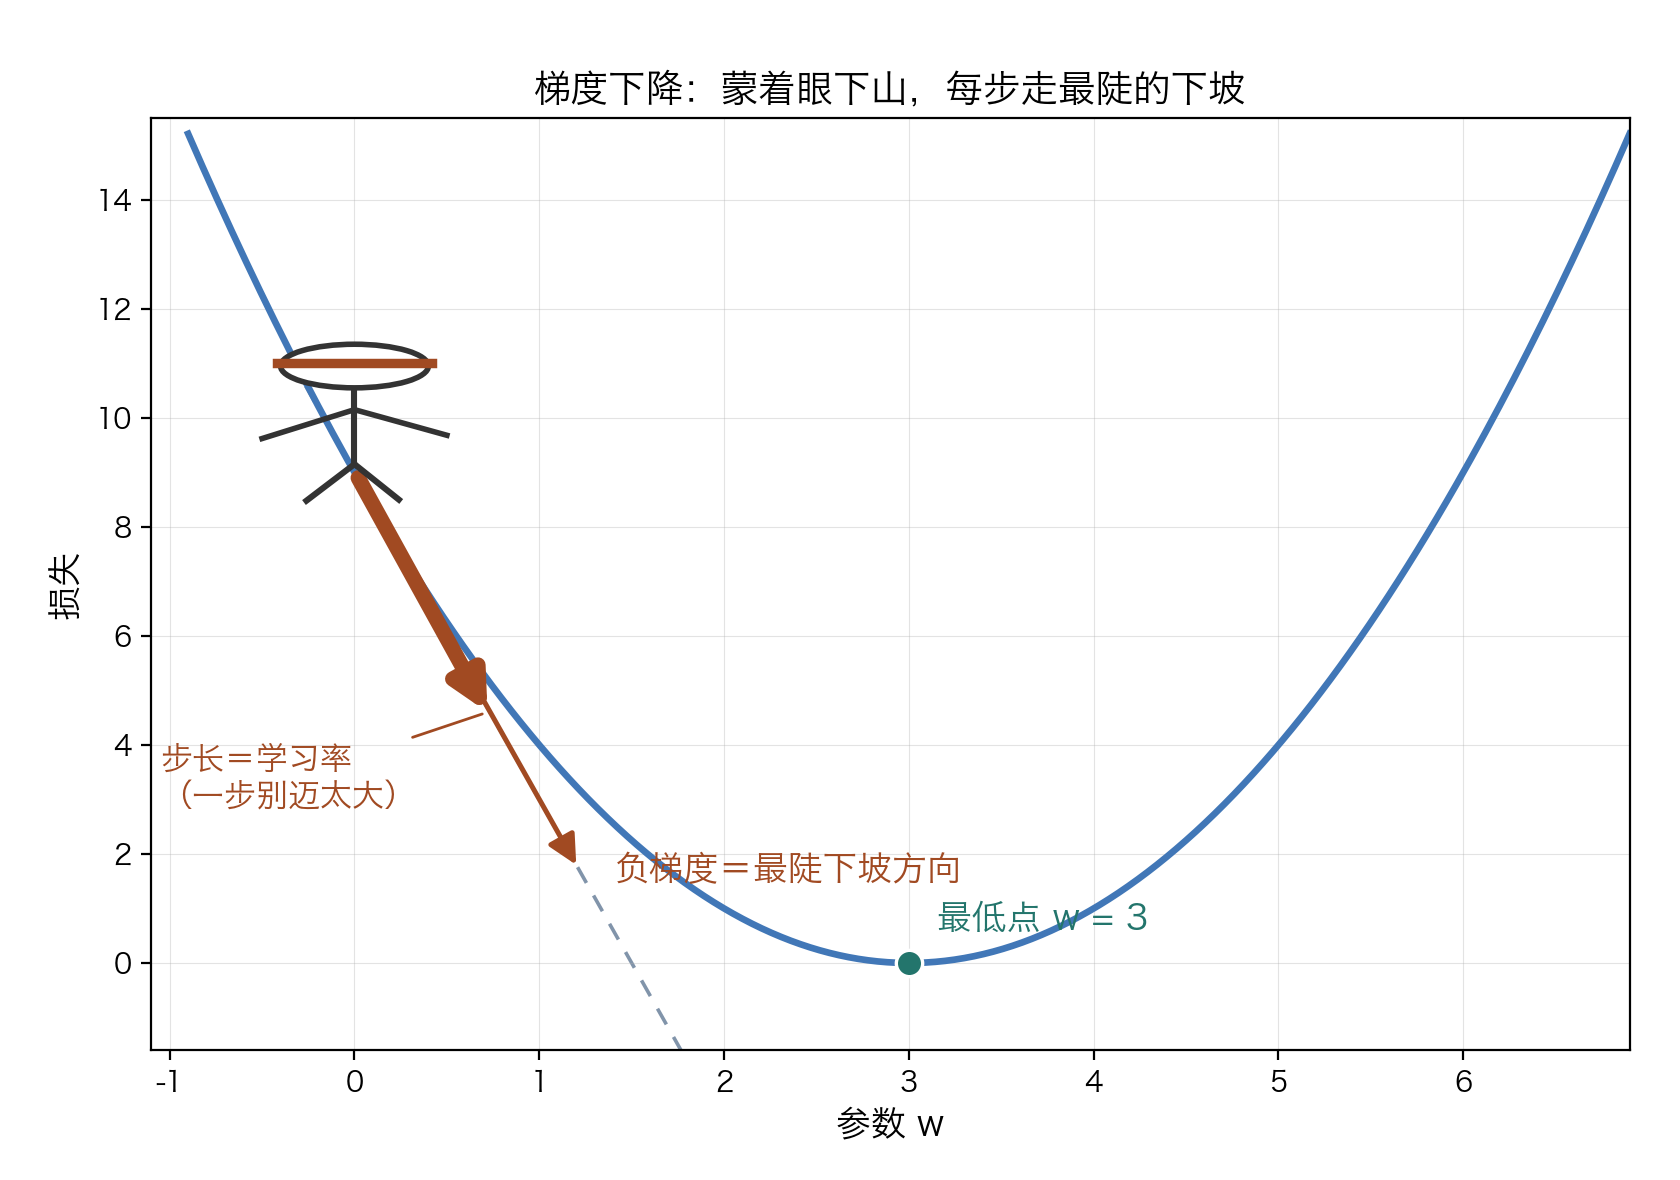

This figure's Python source:
# 第 3 讲配图：梯度下降的"下山"比喻（用于"梯度下降"引入页）
# 数据：损失曲线 L(w) = (w − 3)²（与 03a notebook 手算同一例子，示意曲线）
#
# 教学数字手算验证：
#   L'(w) = 2(w − 3)，L'(0) = −6 < 0  ->  负梯度方向 = +6，即 w 增大（向右下坡）
#   学习率 η = 0.1 时一步更新：w₁ = 0 − 0.1 × (−6) = 0.6，L(0.6) = (0.6−3)² = 5.76 < 9 = L(0)
#   谷底：L'(3) = 0  ->  w = 3 是最低点，L(3) = 0
from pathlib import Path

import matplotlib.pyplot as plt
import numpy as np
from matplotlib.patches import Circle, FancyArrowPatch

# 中文字体（照抄 03a-gradient-descent.ipynb cell#8）：macOS PingFang SC + 回退链
plt.rcParams["font.sans-serif"] = ["PingFang SC", "Hiragino Sans GB", "Microsoft YaHei",
                                   "Arial Unicode MS", "DejaVu Sans"]
plt.rcParams["axes.unicode_minus"] = False

BLUE, ORANGE, GREEN, GRAY = "#4177b7", "#a14a22", "#23756c", "#8194aa"

grid = np.linspace(-0.9, 6.9, 300)
L = (grid - 3) ** 2

fig, ax = plt.subplots(figsize=(8.4, 5.9))
fig.subplots_adjust(left=0.09, right=0.97, top=0.90, bottom=0.11)

ax.plot(grid, L, color=BLUE, lw=2.4, zorder=2)

# 谷底：w = 3（L' = 0）
ax.scatter([3], [0], s=90, color=GREEN, edgecolors="white", linewidths=1.2, zorder=4)
ax.annotate("最低点 w = 3", (3, 0), textcoords="offset points", xytext=(10, 12),
            fontsize=12.5, color=GREEN, weight="bold")

# w = 0 处的切线（斜率 L'(0) = −6）：方向即负梯度方向
tw = np.array([-0.35, 1.8])
ax.plot(tw, 9 - 6 * tw, color=GRAY, lw=1.3, linestyle=(0, (5, 4)), zorder=1)

# 长箭头：沿切线向下的方向（负梯度）
ax.add_patch(FancyArrowPatch((0.02, 8.9), (1.2, 1.8), arrowstyle="-|>",
                             mutation_scale=22, color=ORANGE, lw=1.8,
                             shrinkA=0, shrinkB=0, zorder=3))
# 粗短箭头：实际迈出的一步（步长 = 学习率），止于方向路径中途
ax.add_patch(FancyArrowPatch((0.02, 8.9), (0.72, 4.6), arrowstyle="-|>",
                             mutation_scale=26, color=ORANGE, lw=5.5,
                             shrinkA=0, shrinkB=0, zorder=4))

ax.annotate("负梯度＝最陡下坡方向", (1.2, 1.8), textcoords="offset points",
            xytext=(14, -6), fontsize=12.5, color=ORANGE, weight="bold")
ax.annotate("步长＝学习率\n（一步别迈太大）", (0.72, 4.6), textcoords="offset points",
            xytext=(-118, -34), fontsize=11.5, color=ORANGE,
            arrowprops=dict(arrowstyle="-", color=ORANGE, lw=1.0))

# 小人（简笔）：蒙眼（眼上一条布带），站在 w = 0 的山坡上（曲线点 (0, 9)）
fx, fy = 0.0, 9.0
ax.plot([fx, fx], [fy + 0.15, fy + 1.5], color="#333333", lw=2.2, zorder=5)   # 身体
ax.add_patch(Circle((fx, fy + 1.95), 0.4, fc="white", ec="#333333", lw=2.0, zorder=5))  # 头
ax.plot([fx - 0.42, fx + 0.42], [fy + 2.0, fy + 2.0], color=ORANGE, lw=3.4, zorder=6)   # 蒙眼布
ax.plot([fx, fx - 0.26], [fy + 0.15, fy - 0.52], color="#333333", lw=2.2, zorder=5)     # 左腿
ax.plot([fx, fx + 0.24], [fy + 0.15, fy - 0.50], color="#333333", lw=2.2, zorder=5)     # 右腿
ax.plot([fx, fx - 0.50], [fy + 1.15, fy + 0.62], color="#333333", lw=2.0, zorder=5)     # 左臂
ax.plot([fx, fx + 0.50], [fy + 1.15, fy + 0.68], color="#333333", lw=2.0, zorder=5)     # 右臂

ax.grid(True, lw=0.4, alpha=0.35)
ax.set_xlabel("参数 w", fontsize=12.5)
ax.set_ylabel("损失", fontsize=12.5)
ax.set_title("梯度下降：蒙着眼下山，每步走最陡的下坡", fontsize=13.5)
ax.set_xlim(-1.1, 6.9)
ax.set_ylim(-1.6, 15.5)
ax.set_xticks(range(-1, 7))

out = Path(__file__).with_name("ch3-downhill.png")
fig.savefig(out, dpi=200, facecolor="white")
print("saved:", out)
